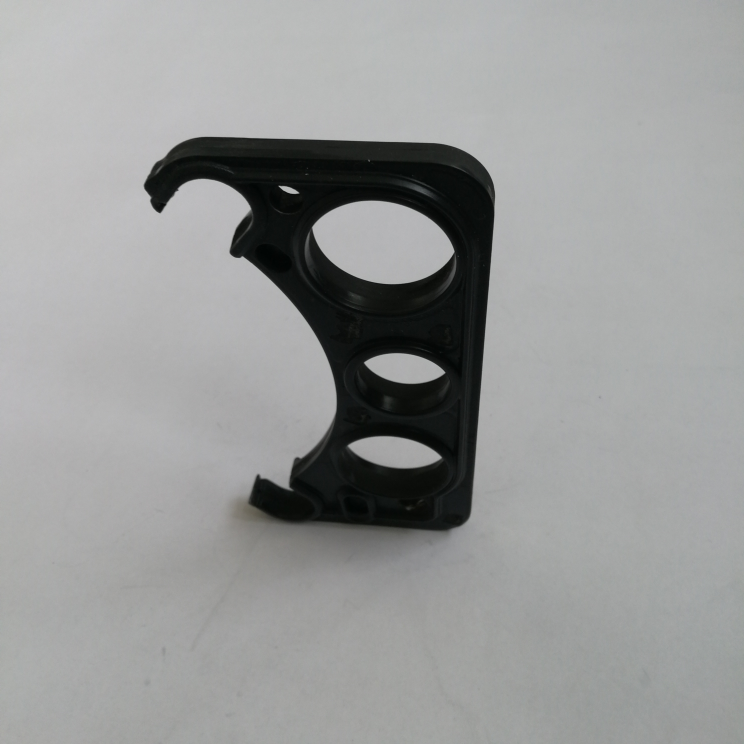
#> input picture HA1/Data/Abstandshalter/IMG_20181220_130744.jpg, 2976 x 2976 px, found by its file name (shown at 1/4 size); its folder holds 3 pictures in this run
$ jupyter execute --allow-errors HA1.ipynb
#> lines starting #> are read from the running program, lines starting #| are printed output that depends on the picture
[cell 1]
# import libraries
import os
from PIL import Image
from matplotlib import pyplot as plt

Schritt 1 - Datenexploration:

- Informationen (z.B. als begleitender Text) zur Ordnerstruktur und Dateigröße, insbesondere, wenn
Änderungen vorgenommen werden

- Analyse des Datenformates, der Bildgröße, der Klassen(-bezeichnungen), Anzahl der Bilder pro Klasse

- Unterteilung der Daten in Train-, Test- (und optional Validierungs-) Datensätze

- Visualisierung (ein Bild pro Klasse auseichend) mit der Methode eurer Wahl

[cell 2]
base_dir = "/Users/chexuanyou/TUB/SS 25/AGBA2/AGBA2/HA1/Data"  # dataset directory
class_dirs = sorted([d for d in os.listdir(base_dir) if os.path.isdir(os.path.join(base_dir, d))]) # Get a sorted list of class folder names (each class is a subdirectory)

class_stats = {} # Dictionary to store the number of images per class
image_sizes = set() # Set to store unique image sizes (to check for consistency)

for class_name in class_dirs:
    class_path = os.path.join(base_dir, class_name)
    images = [f for f in os.listdir(class_path) if f.lower().endswith((".jpg", ".png"))]     # Get all image filenames with .jpg or .png extensions
    class_stats[class_name] = len(images)    # Store the number of images for this class

    # first 3 images for size checking
    for img_file in images[:3]:
        with Image.open(os.path.join(class_path, img_file)) as img:
#> img is the input picture: PIL image 2976x2976 RGB; mean R, G, B 152.4, 153.6, 153
            image_sizes.add(img.size)

print("Klassen und Bildanzahl:")
for k, v in class_stats.items():
# Print the number of images per class
    print(f"  {k}: {v} Bilder")
#> this loop made 2 passes
#> (k, v) on passes 1 to 2: ('Abstandshalter', 3), ('Auslassventil', 1)
#|   Abstandshalter: 3 Bilder
#|   Auslassventil: 1 Bilder

print("\n Beispielhafte Bildgrößen:", set(image_sizes))

Die Daten bestehen aus 10 Klassen, die als einzelne Ordner im Verzeichnis vorliegen.
Jede Klasse enthält ausschließlich Bilder im JPEG- oder PNG-Format.
Die durchschnittliche Bildanzahl pro Klasse liegt bei XX, mit minimal YY und maximal ZZ Bildern.
Die Bildgrößen variieren leicht, z. B. zwischen (640×480) und (800×600) Pixel.

[cell 3]
from sklearn.model_selection import train_test_split

image_paths = []
labels = []

for class_name in class_dirs:
    class_path = os.path.join(base_dir, class_name)
    for fname in os.listdir(class_path):
        if fname.lower().endswith((".jpg", ".png")):
            image_paths.append(os.path.join(class_path, fname))
            labels.append(class_name)

# 60% für Training, 20% für Validierung, 20% für Test
#> (the rest of this cell did not finish here and is left out)

Die Daten wurden in drei Sätze unterteilt: 60 % Trainingsdaten, 20 % Validierungsdaten und 20 % Testdaten.
Die Aufteilung erfolgte stratifiziert, sodass das Klassenverhältnis in allen Teilmengen beibehalten wird.

[cell 4]
plt.figure(figsize=(15, 5))

for idx, class_name in enumerate(class_dirs):
    class_path = os.path.join(base_dir, class_name)
    image_files = sorted([f for f in os.listdir(class_path) if f.endswith((".jpg", ".png"))])    # Get sorted list of image files in the class directory
    if not image_files:   # Skip if no image found in this class
        continue
    img = Image.open(os.path.join(class_path, image_files[0]))    # Load the first image from the current class
    plt.subplot(2, 5, idx + 1)
    plt.imshow(img)
    plt.title(class_name)
    plt.axis("off")

plt.suptitle("Beispielbilder pro Klasse")
plt.tight_layout()
plt.show()
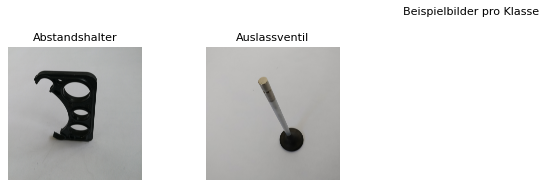
#> figure drawn by matplotlib, 2 panels
